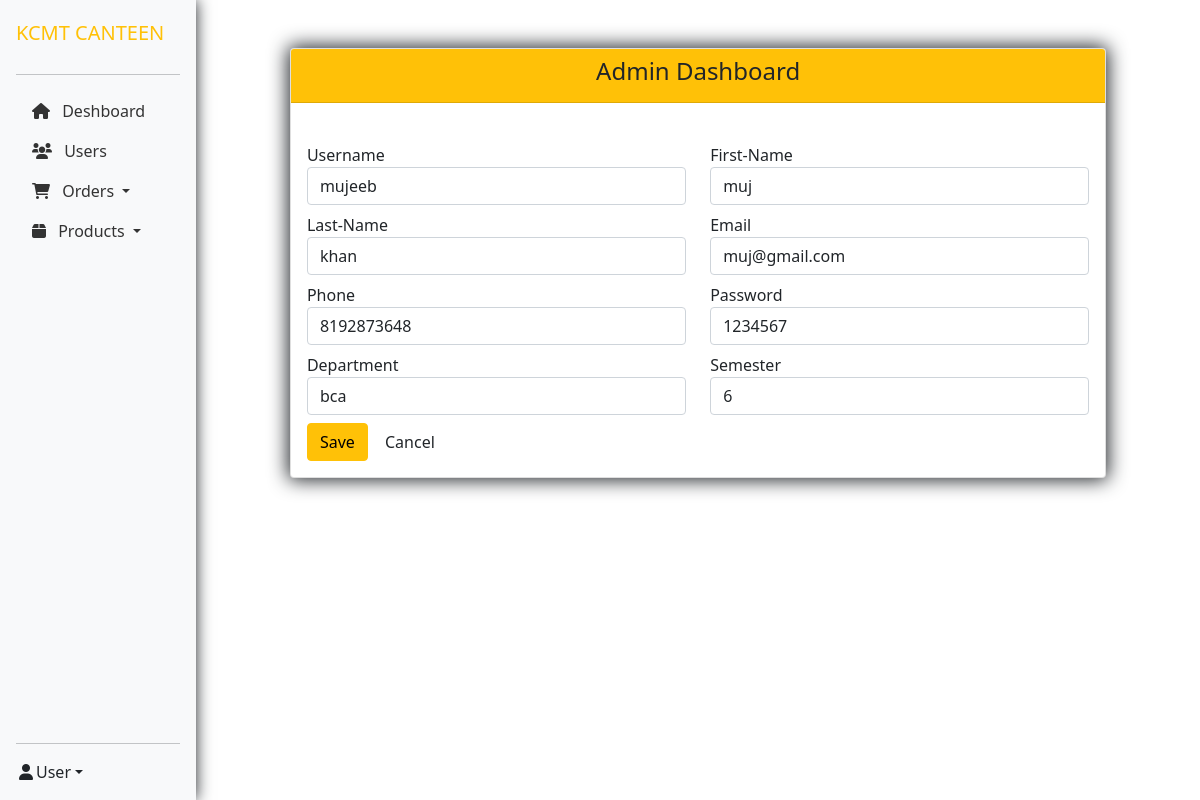
The app's page /admin/update_users.php?user_upd=7 (signed in) with its own data.
### tables this page shows
CREATE TABLE `users` (
  `u_id` int(222) NOT NULL,
  `username` varchar(222) NOT NULL,
  `f_name` varchar(222) NOT NULL,
  `l_name` varchar(222) NOT NULL,
  `email` varchar(222) NOT NULL,
  `phone` varchar(222) NOT NULL,
  `password` varchar(222) NOT NULL,
  `department` text NOT NULL,
  `semester` int(222) NOT NULL,
  `date` timestamp NOT NULL DEFAULT current_timestamp() ON UPDATE current_timestamp()
);

### admin/update_users.php (the view, shortened to what this page needs)
<!DOCTYPE html>
<html lang="en">
<?php
include("../connection/connect.php");
    ?>
    <head>
        <link rel="stylesheet" href="https://cdnjs.cloudflare.com/ajax/libs/font-awesome/6.0.0/css/all.min.css">
        <link href="https://cdn.jsdelivr.net/npm/bootstrap@5.0.2/dist/css/bootstrap.min.css" rel="stylesheet"
>
    </head>
    <body>
        <div id="main-wrapper">
            <div class="d-flex">
                <?php include ('include/sidebar.php'); ?>
                <div class="container-fluid">
                <div class="row">
                   <div class="container-fluid">
                      <div class="col-lg-10 mx-auto my-5">
                      <div class="card ">
                      <div class="card-header bg-warning mb-4">
                                <h4 class="m-b-0 text-dark text-center">Admin Dashboard</h4>
                            </div>
                          <div class="card-body">
                            <?php $ssql ="select * from users where u_id='$_GET[user_upd]'";
                                                  $res=mysqli_query($db, $ssql);
                                                  $newrow=mysqli_fetch_array($res);?>
                              <form action='' method='post'  >
                                  <div class="form-body">
                                      <div class="row p-t-20">
                                          <div class="col-md-6">
                                              <div class="form-group">
                                                  <label class="control-label">Username</label>
                                                  <input type="text" name="uname" class="form-control" value="<?php  echo $newrow['username']; ?>" placeholder="username">
                                                 </div>
                                          </div>
                                          <div class="col-md-6">
                                              <div class="form-group has-danger">
                                                  <label class="control-label">First-Name</label>
                                                  <input type="text" name="fname" class="form-control form-control-danger"  value="<?php  echo $newrow['f_name'];  ?>" placeholder="jon">
                                                  </div>
                                          </div>
                                      </div>
                                      <div class="row my-2">
                                          <div class="col-md-6">
                                              <div class="form-group">
                                                  <label class="control-label">Last-Name </label>
                                                  <input type="text" name="lname" class="form-control" placeholder="doe"  value="<?php  echo $newrow['l_name']; ?>">
                                                 </div>
                                          </div>
                                          <div class="col-md-6">
                                              <div class="form-group has-danger">
                                                  <label class="control-label">Email</label>
                                                  <input type="text" name="email" class="form-control form-control-danger"  value="<?php  echo $newrow['email'];  ?>" placeholder="example@gmail.com">
                                                  </div>
                                          </div>
                                      </div>
                                      <div class="row my-2">
                                      <div class="col-md-6">
                                              <div class="form-group">
                                                  <label class="control-label">Phone</label>
                                                  <input type="text" name="phone" class="form-control form-control-danger"   value="<?php  echo $newrow['phone'];  ?>" placeholder="phone">
                                                  </div>
                                              </div>
                                          <div class="col-md-6">
                                              <div class="form-group">
                                                  <label class="control-label">Password</label>
                                                  <input type="text" name="password" class="form-control form-control-danger"   value="<?php  echo $newrow['password'];  ?>" placeholder="password">
                                                  </div>
                                          </div>
                                      </div>
                                      <div class="row my-2">
                                      <div class="col-md-6">
                                              <div class="form-group">
                                                  <label class="control-label">Department</label>
                                                  <input type="text" name="department" class="form-control form-control-danger"   value="<?php  echo $newrow['department'];  ?>" placeholder="department">
                                                  </div>
                                              </div>
                                          <div class="col-md-6">
                                              <div class="form-group">
                                                  <label class="control-label">Semester</label>
                                                  <input type="text" name="semester" class="form-control form-control-danger"   value="<?php  echo $newrow['semester'];  ?>" placeholder="semester">
                                                  </div>
                                          </div>
                                      </div>
                                  </div>
                                  <div class="form-actions">
                                      <input type="submit" name="submit" class="btn btn-warning" value="Save">
                                      <a href="all_users.php" class="btn btn-inverse">Cancel</a>
                                  </div>
                              </form>
                          </div>
                      </div>
                  </div>
              </div>
                </div>
            </div>
        </div>
    </body>
    </html>

### admin/include/sidebar.php (style rules this page uses)
.card { box-shadow: 0px 0px 19px 2px; }

### records on screen
users: uname "mujeeb", fname "muj", lname "khan", email "muj@gmail.com", phone "8192873648", password "1234567", department "bca", semester "6"
